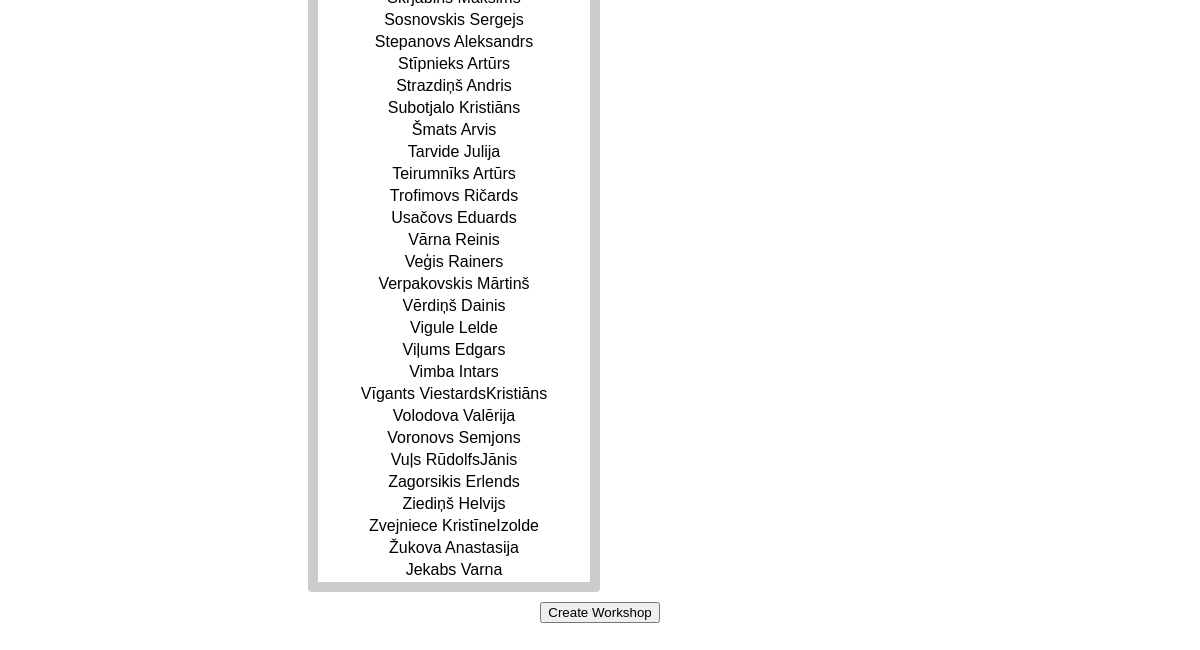
The app's page /add_workshop (signed in, lower part), older data.
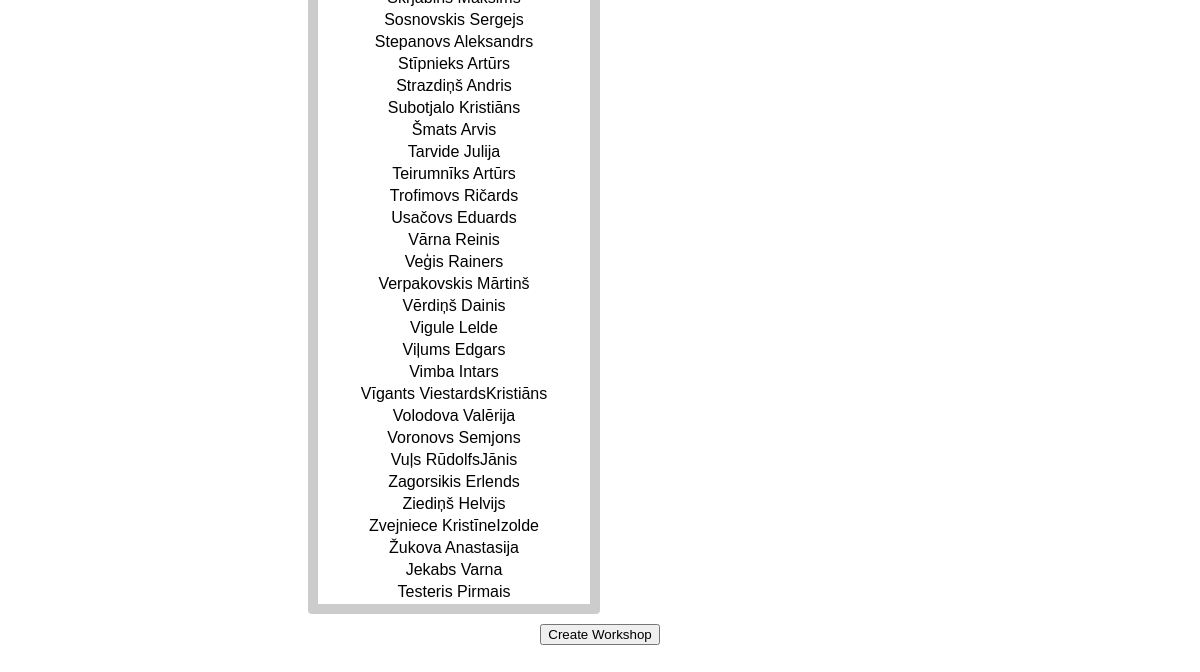
The same page, newer data.
### website/models.py (models this page shows)
class User(db.Model, UserMixin):
    id = db.Column(db.Integer, primary_key=True)
    email = db.Column(db.String(150), unique=True)
    password = db.Column(db.String(150))
    first_name = db.Column(db.String(150))
    role = db.Column(db.String(10), default='student')  # Possible values: admin, lecturer, student

### website/views.py (the view, shortened to what this page needs)
@views.route('/add_workshop', methods=['GET', 'POST'])
@login_required
def add_workshop():
    students = User.query.filter_by(role='student').all()
    return render_template('add_workshop.html', students=students)

### website/__init__.py (called while the page is built)
def create_app():
    app = Flask(__name__)
    app.config['SECRET_KEY'] = 'hjshjhdjah kjshkjdhjs'
    app.config['SQLALCHEMY_DATABASE_URI'] = f'sqlite:///{DB_NAME}'
    db.init_app(app)
    from .views import views
    from .auth import auth
    app.register_blueprint(views, url_prefix='/')
    app.register_blueprint(auth, url_prefix='/')
    from .models import User
    create_database(app)
    login_manager = LoginManager()
    login_manager.login_view = 'auth.login'
    login_manager.init_app(app)
    @login_manager.user_loader
    def load_user(id):
        return User.query.get(int(id))
    return app

### website/templates/add_workshop.html (shortened to what this page needs)
{% extends "base.html" %}
{% block content %}
<div class="container">
  <form action="{{ url_for('views.add_workshop') }}" method="post" id="workshop-form">
    <div class="student-selection-wrapper" style="margin-top: 50px; display: flex;">
      <div class="col-md-6 pr-0 student-list-container">
        <table class="table student-table table-bordered">
          <tbody class="all-students-list">
            {% for student in students %}
              <tr data-id="{{ student.id }}">
                <td>{{ student.first_name }}</td>
              </tr>
            {% endfor %}
          </tbody>
        </table>
      </div>
      <div id="groups-container" class="col-md-6 pl-0 d-flex flex-wrap"></div>
    </div>
    <button type="submit">Create Workshop</button>
  </form>
</div>
{% endblock %}

Row changes from the older to the newer data that the page shows:
added User: first_name "Testeris Pirmais"
